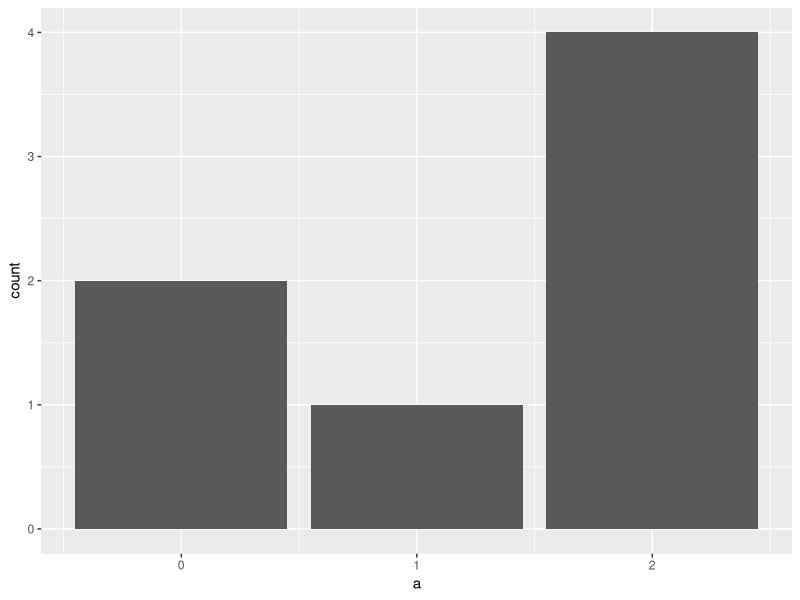
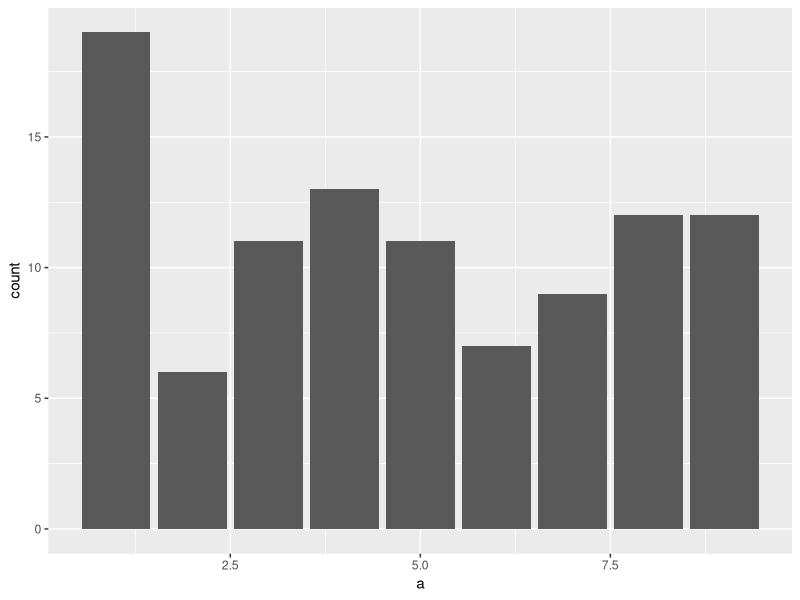
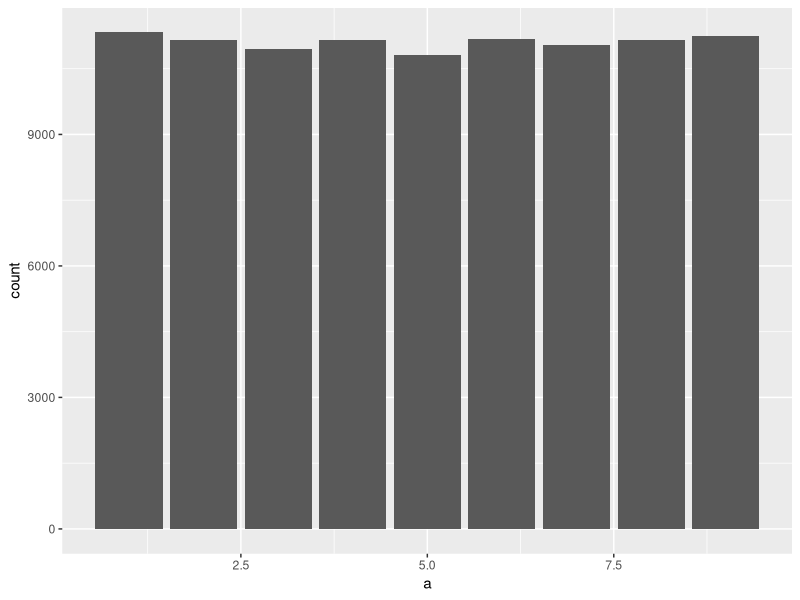

R code for these plots, in order:
## ---- chunk 1
library(tidyverse)
## ---- chunk 2
a <- replicate(10^3, rbinom(7, 9, 0.20)) 
ggplot() + geom_bar(aes(a))
## ---- chunk 3
a <- replicate(10^2, (sample(9, 1))) 
ggplot() + geom_bar(aes(a))
a <- replicate(10^5, (sample(9, 1))) 
ggplot() + geom_bar(aes(a))
sum(a==8)/length(a) 
table(a)
